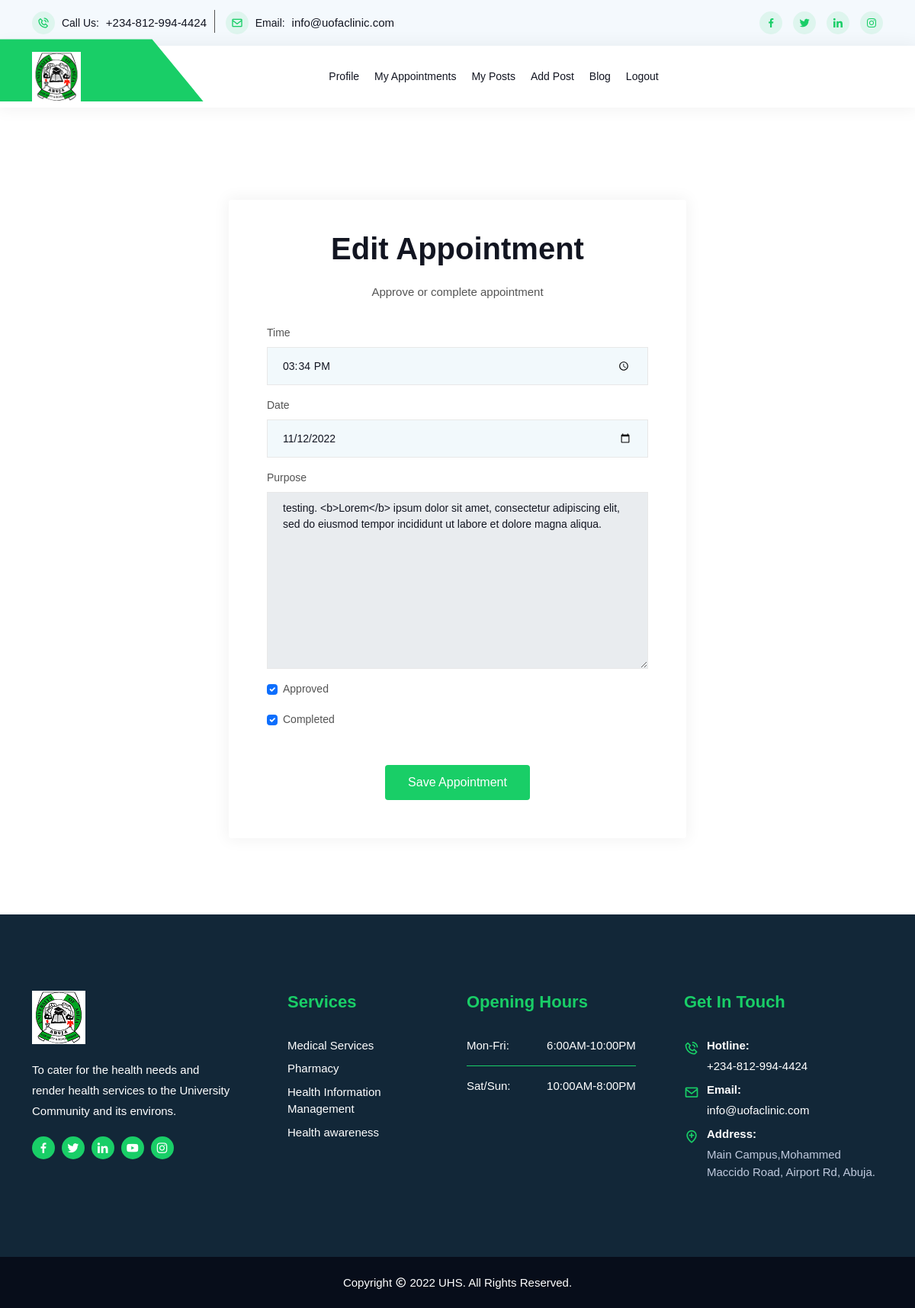
/doctor/edit-appointment/3/ (signed in), run on the app's committed database.
### patient/models.py (models this page shows, shortened)
class Appointment(models.Model):
    doctor = models.ForeignKey(Doctor, related_name='appointments', on_delete=models.CASCADE)
    patient = models.ForeignKey(Patient, related_name='appointments', on_delete=models.CASCADE)
    time = models.TimeField(blank=False)
    date = models.DateField(blank=False)
    purpose = models.TextField(blank=False)
    approved = models.BooleanField(max_length=15, default=False)
    completed = models.BooleanField(max_length=15, default=False)

### doctor/views.py (the view)
# urls.py: path('doctor/edit-appointment/<str:id>/', views.edit_appointment, name='edit_appointment'),
@cache_control(no_cache=True, must_revalidate=True, no_store=True)
@login_required
def edit_appointment(request, id):
    appointment = get_object_or_404(Appointment, id=id)
    if request.user == appointment.doctor.username:
        if request.method == 'POST':
            form = AppointmentEditForm(instance=appointment, data=request.POST, files=request.FILES)
            if form.is_valid():
                appointment = form.save(commit=False)
                appointment.save()
                messages.success(request, f'appointment updated successfully!')
                return redirect('doctor:appointments')
            else:
                messages.error(request, 'Error updating appointment!')
        else:
            form = AppointmentEditForm(instance=appointment)
    else:
        return redirect('doctor:profile')
    context = {
        'appointment': appointment,
        'form': form,
    }
    return render(request, 'doctor/edit_appointment.html', context=context)

### doctor/forms.py
class AppointmentEditForm(forms.ModelForm):
    class Meta:
        model = Appointment
        fields = ('time', 'date', 'purpose', 'approved', 'completed')
        widgets = {
            'time': forms.TimeInput(attrs={'type': 'time', 'placeholder': 'Choose time', 'class': 'form-control'}),
            'date': forms.DateInput(attrs={'type': 'date', 'placeholder': 'Choose date', 'class': 'form-control'}),
            'purpose': forms.Textarea(attrs={'readonly': 'readonly', 'placeholder': 'Purpose of appointment.',
                                             'class': 'form-control'}),
        }

### templates/doctor/edit_appointment.html (shortened to what this page needs)
{% extends 'base.html' %}
{% load bootstrap4 %}
{% load static %}
{% block content %}
		<section class="user-area-style log-in-area ptb-100"><br/>
			<div class="container">
				<div class="contact-form-action">
					<div class="section-title">
						<h2>Edit appointment</h2>
						<p>
							Approve or complete appointment
						</p>
					</div>
					<form method="post" action="">
						<div class="row">
							<div class="form-group">
								{% bootstrap_form form %}
							</div>
							<div class="col-12">
								<button class="default-btn btn-two" type="submit">
									Save appointment
								</button>
							</div>
						</div>
					</form>
				</div>
			</div>
		</section>
{% endblock %}

### data on the page
Appointment: time "15:34:00", date "11/12/2022", purpose "testing. <b>Lorem</b> ipsum dolor sit amet, consectetur adipiscing elit, sed do eiusmod tempor incididunt ut labore et dolore magna aliqua.", approved "☑", completed "☑"
